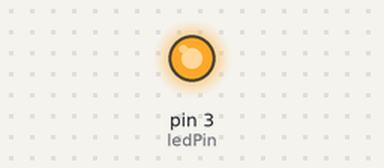
This sketch was run on a simulated Arduino Uno, built with avr-gcc and run on an emulated ATmega328P. Parts: output pins drawn as LEDs (lit = HIGH).

Above: at 0.05 s.
At 0.95 s:
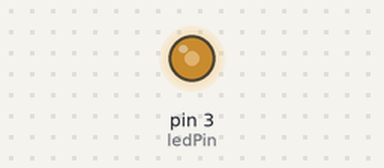
At 1.85 s:
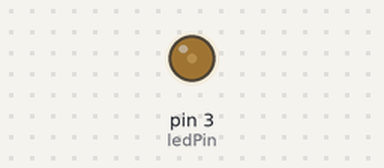
At 5.3 s:
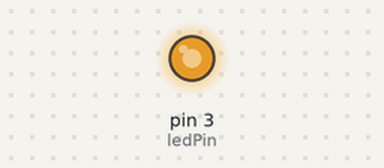
Timing chart, 0 to 7.4 s (numbered marks = the images above):
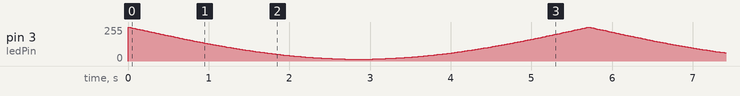

The sketch:

breathing_led.ino
```cpp
// creating an led that breathes ala apple's laptops http://1.usa.gov/LeCBpl
// using a 220 ohm resistor

int ledPin = 3;
int x = 0;

void setup() {
  pinMode(ledPin, OUTPUT);
}

void loop() {
  int outVal = yforx(x);
  analogWrite(ledPin, outVal);
  delay(18); // modify the pace of breathing
  x++;
}

int yforx(int x) {
  return (-240*abs(sin(x*0.01)))+255; //sine wave
}
```
